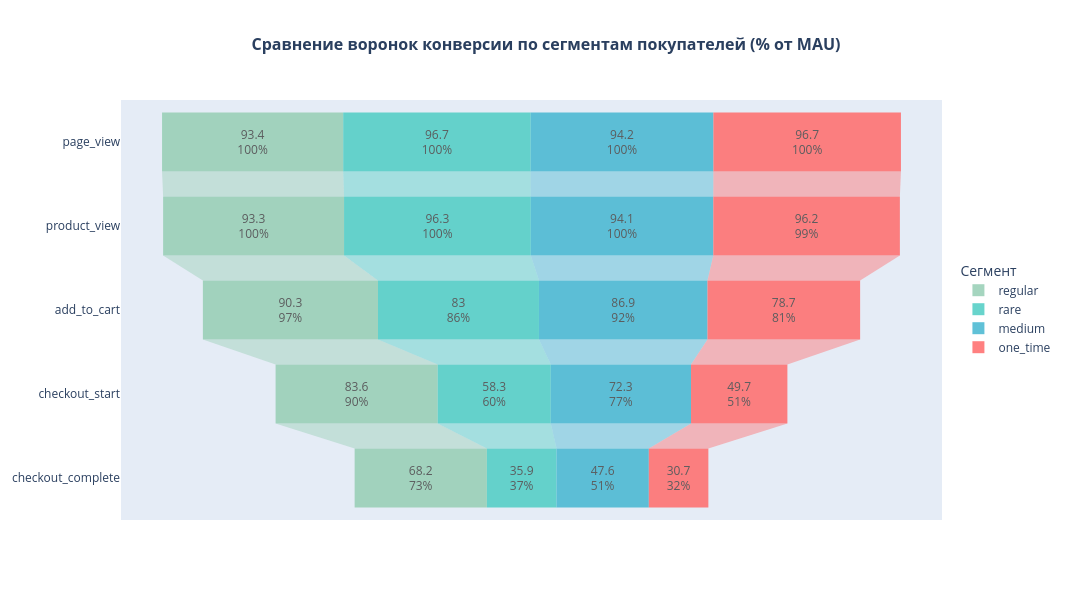

Notebook code cell kept with this figure:
### Code cell
# Создание фигуры и добавление воронок для каждого сегмента
fig = go.Figure()

# Цвета для сегментов
segment_colors = {
    'one_time': '#FF6B6B',
    'rare': '#4ECDC4', 
    'medium': '#45B7D1',
    'regular': '#96CEB4'
}

# Этапы воронки в правильном порядке
stages = ['page_view', 'product_view', 'add_to_cart', 'checkout_start', 'checkout_complete']

for segment in funnel_agg['segment'].unique():
    # Фильтруем данные для одного сегмента
    segment_data = funnel_agg[funnel_agg['segment'] == segment]
    # Извлекаем значения конверсии от MAU для каждого этапа
    values = []
    for stage in stages:
        val = segment_data[segment_data['stage'] == stage]['conv_from_mau'].values
        values.append(val[0] if len(val) > 0 else 0)
    
    # Добавляем слой-воронку для сегмента
    fig.add_trace(go.Funnel(
        name=segment,
        y=stages,
        x=values,
        textinfo="value+percent initial",
        textposition="inside",
        marker={"color": segment_colors.get(segment, 'grey')},
        opacity=0.85
    ))

# Настройка оформления
fig.update_layout(
    title={
        'text': 'Сравнение воронок конверсии по сегментам покупателей (% от MAU)',
        'x': 0.5,
        'xanchor': 'center',
        'font': {'size': 16, 'weight': 'bold'}
    },
    funnelgap=0.3, 
    height=600,
    width=1100,
    legend_title_text='Сегмент',
    legend=dict(
        yanchor="middle",
        y=0.5,
        xanchor="left",
        x=1.02,
        bgcolor='rgba(255,255,255,0.8)'
    ),
    margin=dict(r=150)  # добавляем отступ справа для легенды
)

fig.show()

### Figure 1 — Plotly figure (JSON) as saved in the notebook; plotly's stock layout.template omitted (floating-point values rounded to 4 significant figures)
{"data": [{"marker": {"color": "#96CEB4"}, "name": "regular", "opacity": 0.85, "textinfo": "value+percent initial", "textposition": "inside", "type": "funnel", "x": [93.4, 93.3, 90.3, 83.6, 68.2], "y": ["page_view", "product_view", "add_to_cart", "checkout_start", "checkout_complete"]}, {"marker": {"color": "#4ECDC4"}, "name": "rare", "opacity": 0.85, "textinfo": "value+percent initial", "textposition": "inside", "type": "funnel", "x": [96.7, 96.3, 83, 58.3, 35.9], "y": ["page_view", "product_view", "add_to_cart", "checkout_start", "checkout_complete"]}, {"marker": {"color": "#45B7D1"}, "name": "medium", "opacity": 0.85, "textinfo": "value+percent initial", "textposition": "inside", "type": "funnel", "x": [94.2, 94.1, 86.9, 72.3, 47.6], "y": ["page_view", "product_view", "add_to_cart", "checkout_start", "checkout_complete"]}, {"marker": {"color": "#FF6B6B"}, "name": "one_time", "opacity": 0.85, "textinfo": "value+percent initial", "textposition": "inside", "type": "funnel", "x": [96.7, 96.2, 78.7, 49.7, 30.7], "y": ["page_view", "product_view", "add_to_cart", "checkout_start", "checkout_complete"]}], "layout": {"funnelgap": 0.3, "height": 600, "legend": {"bgcolor": "rgba(255,255,255,0.8)", "title": {"text": "Сегмент"}, "x": 1.02, "xanchor": "left", "y": 0.5, "yanchor": "middle"}, "margin": {"r": 150}, "title": {"font": {"size": 16, "weight": "bold"}, "text": "Сравнение воронок конверсии по сегментам покупателей (% от MAU)", "x": 0.5, "xanchor": "center"}, "width": 1100}}
